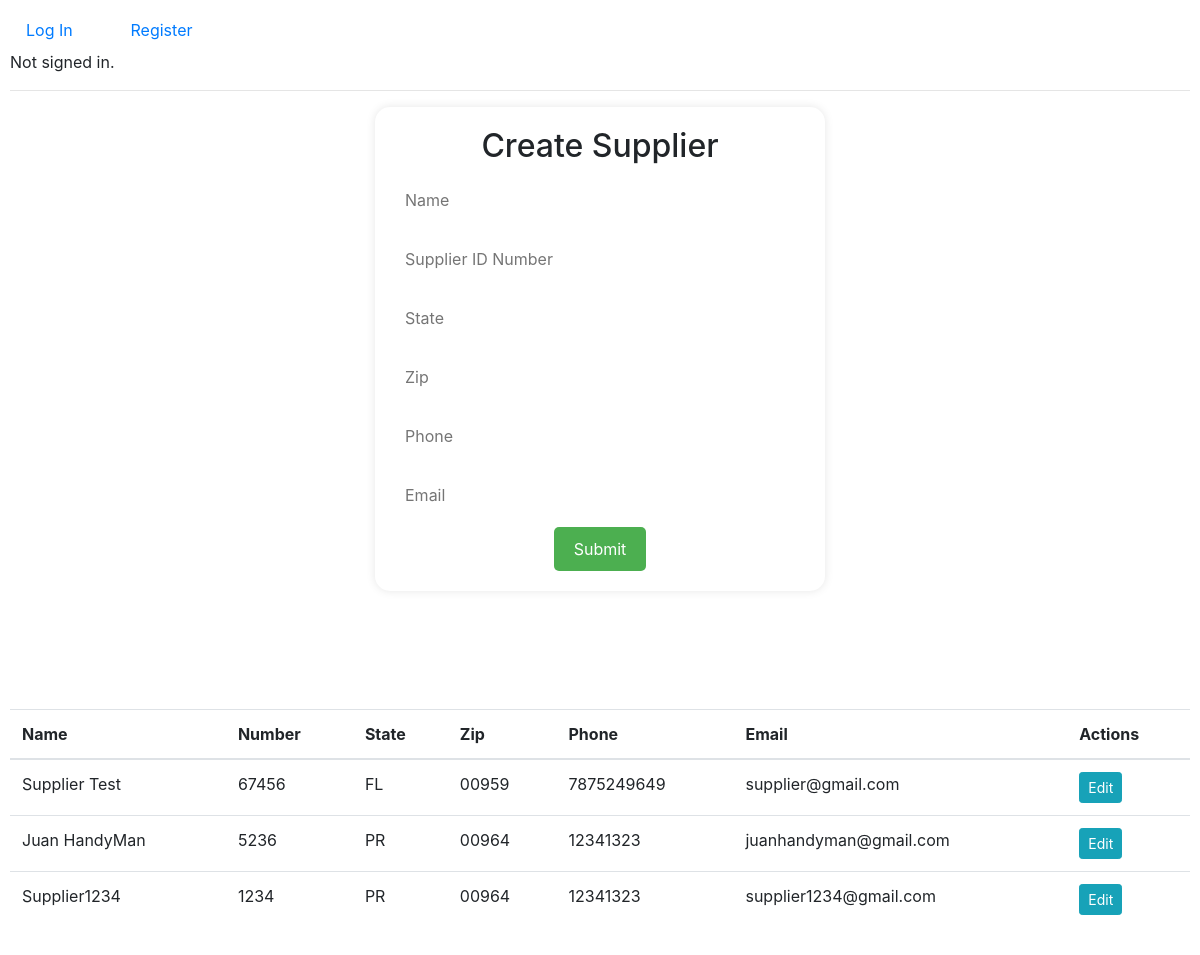
The app's page /supplier/ with its own data.
### invoices/models.py (models this page shows, shortened)
class Supplier(models.Model):
    suppliername = models.CharField(max_length=100)
    supplieridnumber = models.CharField(max_length=15)
    supplieremail = models.EmailField(max_length=100)
    supplierphone = models.CharField(max_length=15)
    supplierstate = models.CharField(max_length=2)
    supplierzip = models.CharField(max_length=10)
    createdate = models.DateTimeField(auto_now_add=True)
    updatedate = models.DateTimeField(auto_now=True)
    active = models.BooleanField(default=True)

### invoices/views.py (the view)
# urls.py: path("supplier/", views.supplier, name="supplier"),
def supplier(request):
    suppliers = Supplier.objects.all().order_by("id").reverse()
    paginator = Paginator(suppliers, 3)
    page_number = request.GET.get("page")
    suppliers_page = paginator.get_page(page_number)
    return render(request, "invoices/supplier.html", {
        "suppliers": suppliers,
        "suppliers_page": suppliers_page
    })

### invoices/templates/invoices/supplier.html (shortened to what this page needs)
{% extends "invoices/layout.html" %}
{% block body %}
<div class="create">
    <h2>Create Supplier</h2>
    <form action="{% url 'createsupplier' %}" method="POST">
        <input type="text" id="suppliername" name="suppliername" placeholder="Name">
        <input type="text" id="supplieridnumber" name="supplieridnumber" placeholder="Supplier ID Number">
        <input type="text" id="supplierstate" name="supplierstate" placeholder="State">
        <input type="text" id="supplierzip" name="supplierzip" placeholder="Zip">
        <input type="text" id="supplierphone" name="supplierphone" placeholder="Phone">
        <input type="text" id="supplieremail" name="supplieremail" placeholder="Email">
        <input type="submit" value="Submit">
    </form>
</div>
<br>
<br>
<table class="table table-hover tabledown">
    <thead>
        <tr>
            <th>Name</th>
            <th>Number</th>
            <th>State</th>
            <th>Zip</th>
            <th>Phone</th>
            <th>Email</th>
            <th>Actions</th>
        </tr>
    </thead>
    <tbody>
        {% for supplier in suppliers_page %}
        <tr>
            <td>{{ supplier.suppliername }}</td>
            <td>{{ supplier.supplieridnumber }}</td>
            <td>{{ supplier.supplierstate }}</td>
            <td>{{ supplier.supplierzip }}</td>
            <td>{{ supplier.supplierphone }}</td>
            <td>{{ supplier.supplieremail }}</td>
            <td><button class="btn btn-info btn-sm custom-margin" data-toggle="modal" data-target="#modal_edit_supplier_{{ supplier.id }}">Edit</button></td>
        </tr>
        {% endfor %}
    </tbody>
</table>
{% endblock %}

### invoices/static/invoices/styles.css (style rules this page uses)
body { padding: 10px; }
.tabledown { margin-top: 20px; }
.create { width: 450px; padding: 20px; position: relative; margin: 0 auto 50px auto; background: #fff; text-align: center; border-radius: 15px; box-shadow: 0 0 10px rgba(0, 0, 0, 0.1); }
input[type="text"], input[type="date"], input[type="number"], select { width: 100%; padding: 10px; margin: 5px 0 10px 0; border: none; border-radius: 5px; box-sizing: border-box; }
input[type="submit"] { background-color: #4CAF50; color: white; padding: 10px 20px; border: none; border-radius: 5px; cursor: pointer; }

### records on screen
Supplier: suppliername "Supplier Test", supplieridnumber "67456", supplierstate "FL", supplierzip "00959", supplierphone "7875249649", supplieremail "supplier@gmail.com"
Supplier: suppliername "Juan HandyMan", supplieridnumber "5236", supplierstate "PR", supplierzip "00964", supplierphone "12341323", supplieremail "juanhandyman@gmail.com"
Supplier: suppliername "Supplier1234", supplieridnumber "1234", supplierstate "PR", supplierzip "00964", supplierphone "12341323", supplieremail "supplier1234@gmail.com"
